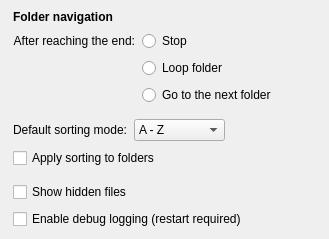
                <widget class="QWidget" name="folderNavGroup" native="true">
                 <property name="accessibleName">
                  <string notr="true">SGroup</string>
                 </property>
                 <layout class="QVBoxLayout" name="verticalLayout_16">
                  <property name="leftMargin">
                   <number>0</number>
                  </property>
                  <property name="topMargin">
                   <number>0</number>
                  </property>
                  <property name="rightMargin">
                   <number>0</number>
                  </property>
                  <property name="bottomMargin">
                   <number>0</number>
                  </property>
                  <item>
                   <layout class="QVBoxLayout" name="verticalLayout_17">
                    <property name="spacing">
                     <number>7</number>
                    </property>
                    <property name="leftMargin">
                     <number>13</number>
                    </property>
                    <property name="topMargin">
                     <number>10</number>
                    </property>
                    <property name="rightMargin">
                     <number>13</number>
                    </property>
                    <property name="bottomMargin">
                     <number>10</number>
                    </property>
                    <item>
                     <layout class="QHBoxLayout" name="horizontalLayout_32">
                      <property name="leftMargin">
                       <number>0</number>
                      </property>
                      <property name="topMargin">
                       <number>0</number>
                      </property>
                      <item>
                       <widget class="QLabel" name="label_30">
                        <property name="font">
                         <font>
                          <bold>true</bold>
                         </font>
                        </property>
                        <property name="text">
                         <string>Folder navigation</string>
                        </property>
                       </widget>
                      </item>
                     </layout>
                    </item>
                    <item>
                     <layout class="QGridLayout" name="gridLayout_5">
                      <property name="leftMargin">
                       <number>0</number>
                      </property>
                      <property name="topMargin">
                       <number>0</number>
                      </property>
                      <property name="rightMargin">
                       <number>0</number>
                      </property>
                      <property name="bottomMargin">
                       <number>0</number>
                      </property>
                      <property name="verticalSpacing">
                       <number>7</number>
                      </property>
                      <item row="0" column="1">
                       <widget class="QRadioButton" name="folderEndNoAction">
                        <property name="text">
                         <string>Stop</string>
                        </property>
                        <property name="checked">
                         <bool>false</bool>
                        </property>
                       </widget>
                      </item>
                      <item row="1" column="1">
                       <widget class="QRadioButton" name="folderEndLoop">
                        <property name="text">
                         <string>Loop folder</string>
                        </property>
                       </widget>
                      </item>
                      <item row="2" column="1">
                       <widget class="QRadioButton" name="folderEndSwitchFolder">
                        <property name="text">
                         <string>Go to the next folder</string>
                        </property>
                       </widget>
                      </item>
                      <item row="0" column="0">
                       <widget class="QLabel" name="label_16">
                        <property name="text">
                         <string>After reaching the end:</string>
                        </property>
                        <property name="alignment">
                         <set>Qt::AlignRight|Qt::AlignTrailing|Qt::AlignVCenter</set>
                        </property>
                       </widget>
                      </item>
                      <item row="0" column="2">
                       <spacer name="horizontalSpacer_25">
                        <property name="orientation">
                         <enum>Qt::Horizontal</enum>
                        </property>
                        <property name="sizeHint" stdset="0">
                         <size>
                          <width>40</width>
                          <height>10</height>
                         </size>
                        </property>
                       </spacer>
                      </item>
                     </layout>
                    </item>
                    <item>
                     <widget class="QWidget" name="widget_7" native="true">
                      <property name="sizePolicy">
                       <sizepolicy hsizetype="Expanding" vsizetype="Preferred">
                        <horstretch>0</horstretch>
                        <verstretch>0</verstretch>
                       </sizepolicy>
                      </property>
                      <property name="accessibleName">
                       <string notr="true">SLine</string>
                      </property>
                     </widget>
                    </item>
                    <item>
                     <layout class="QHBoxLayout" name="horizontalLayout_33">
                      <property name="leftMargin">
                       <number>0</number>
                      </property>
                      <property name="topMargin">
                       <number>0</number>
                      </property>
                      <property name="rightMargin">
                       <number>0</number>
                      </property>
                      <property name="bottomMargin">
                       <number>0</number>
                      </property>
                      <item>
                       <widget class="QLabel" name="label_6">
                        <property name="text">
                         <string>Default sorting mode:</string>
                        </property>
                        <property name="alignment">
                         <set>Qt::AlignRight|Qt::AlignTrailing|Qt::AlignVCenter</set>
                        </property>
                       </widget>
                      </item>
                      <item>
                       <widget class="QComboBox" name="sortingComboBox">
                        <property name="sizePolicy">
                         <sizepolicy hsizetype="Minimum" vsizetype="Minimum">
                          <horstretch>0</horstretch>
                          <verstretch>0</verstretch>
                         </sizepolicy>
                        </property>
                        <item>
                         <property name="text">
                          <string>A - Z</string>
                         </property>
                        </item>
                        <item>
                         <property name="text">
                          <string>Z - A</string>
                         </property>
                        </item>
                        <item>
                         <property name="text">
                          <string>Size</string>
                         </property>
                        </item>
                        <item>
                         <property name="text">
                          <string>Size (desc)</string>
                         </property>
                        </item>
                        <item>
                         <property name="text">
                          <string>Oldest</string>
                         </property>
                        </item>
                        <item>
                         <property name="text">
                          <string>Newest</string>
                         </property>
                        </item>
                       </widget>
                      </item>
                      <item>
                       <spacer name="horizontalSpacer_15">
                        <property name="orientation">
                         <enum>Qt::Horizontal</enum>
                        </property>
                        <property name="sizeHint" stdset="0">
                         <size>
                          <width>40</width>
                          <height>20</height>
                         </size>
                        </property>
                       </spacer>
                      </item>
                     </layout>
                    </item>
                    <item>
                     <widget class="QCheckBox" name="sortFoldersCheckBox">
                      <property name="text">
                       <string>Apply sorting to folders</string>
                      </property>
                     </widget>
                    </item>
                    <item>
                     <widget class="QWidget" name="widget_31" native="true">
                      <property name="accessibleName">
                       <string notr="true">SLine</string>
                      </property>
                     </widget>
                    </item>
                    <item>
                     <widget class="QCheckBox" name="showHiddenFilesCheckBox">
                      <property name="text">
                       <string>Show hidden files</string>
                      </property>
                     </widget>
                    </item>
                    <item>
                     <widget class="QCheckBox" name="enableDebugLogCheckBox">
                      <property name="text">
                       <string>Enable debug logging (restart required)</string>
                      </property>
                     </widget>
                    </item>
                   </layout>
                  </item>
                 </layout>
                </widget>
